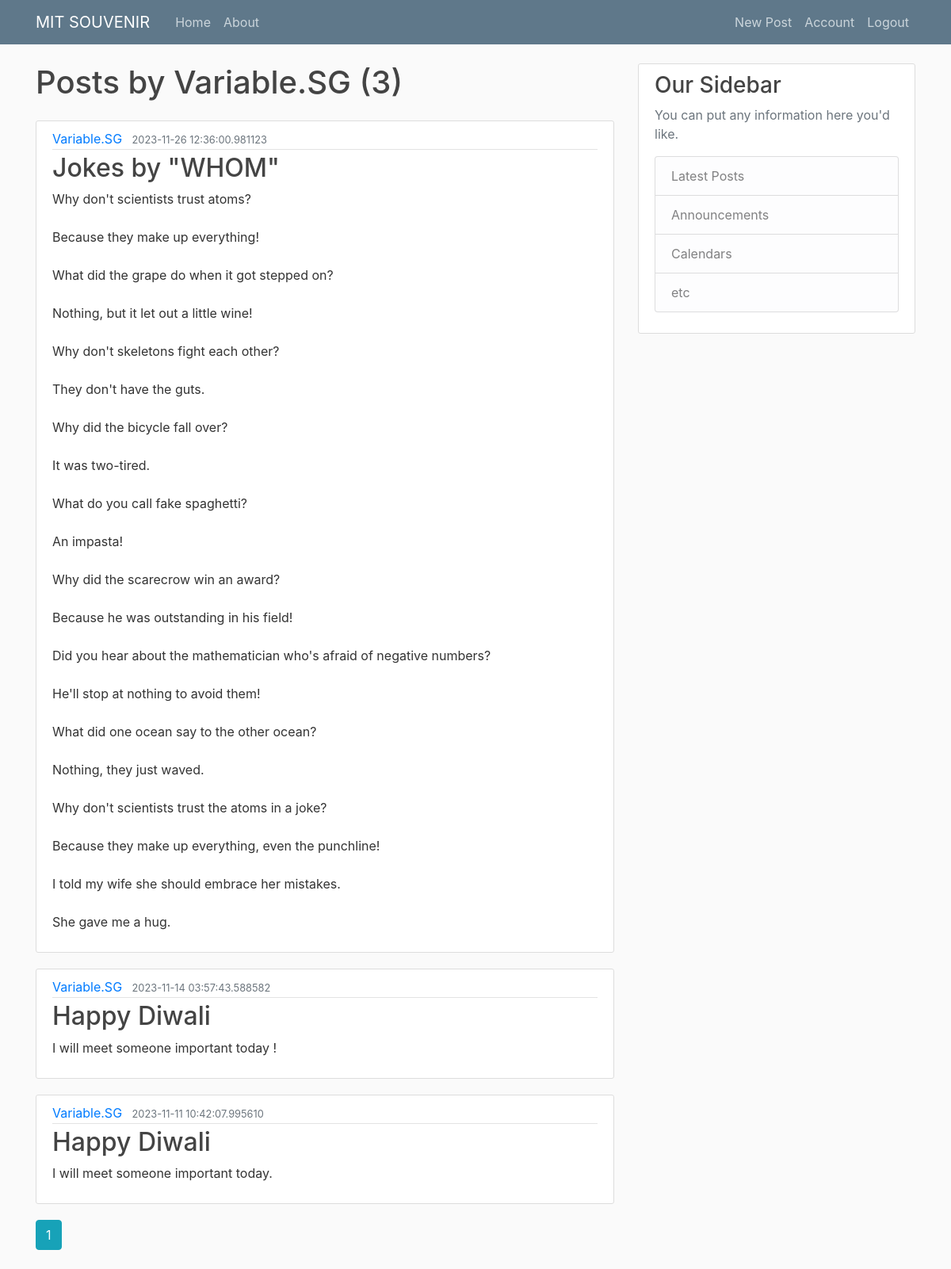
/user/Variable.SG (signed in), run on the app's committed database.
### app/models.py (models this page shows, shortened)
class User(db.Model, UserMixin):
    id = db.Column(db.Integer, primary_key=True)
    username = db.Column(db.String(20), unique=True, nullable=False)
    email = db.Column(db.String(120), unique=True, nullable=False)
    image_file = db.Column(db.String(20), nullable=False, default='default.jpg')
    password = db.Column(db.String(60), nullable=False)
    posts = db.relationship('Post', backref='author', lazy=True)
    def __repr__(self):
        return f"User('{self.username}', '{self.email}', '{self.image_file}')"

class Post(db.Model):
    id = db.Column(db.Integer, primary_key=True)
    title = db.Column(db.String(100), nullable=False)
    date_posted = db.Column(db.DateTime , nullable=False, default=datetime.utcnow)
    content = db.Column(db.Text, nullable=False)
    user_id = db.Column(db.Integer, db.ForeignKey('user.id'), nullable=False)

### app/routes.py (the view)
@app.route("/user/<string:username>")
def user_posts(username):
    page = request.args.get('page', 1, type=int)
    user = User.query.filter_by(username=username).first_or_404()
    posts = Post.query.filter_by(author=user)\
        .order_by(Post.date_posted.desc())\
        .paginate(page=page, per_page=5)
    return render_template('user_posts.html', posts=posts, user=user)

### app/models.py (called while the page is built)
@login_manager.user_loader
def load_user(user_id):
    return User.query.get(int(user_id))

### app/templates/user_posts.html
{% extends "layout.html" %}
{% block content %}
    <h1 class="mb-4"> Posts by {{ user.username }} ({{ posts.total }})</h1>
    {% for post in posts.items %}
    <article class="media content-section">
        <div class="media-body">
          <div class="article-metadata">
            <a class="mr-2" href="{{ url_for('user_posts',username=post.author.username) }}">{{ post.author.username }}</a>
            <small class="text-muted">{{ post.date_posted }}</small>
          </div>
          <h2><a class="article-title" href="#">{{ post.title }}</a></h2>
          <p class="article-content">{{ post.content }}</p>
        </div>
    </article>
    {% endfor %}
    {% for page_num in posts.iter_pages( left_edge=1 , right_edge=1 , left_current=1 , right_current=2) %}
      {% if page_num %}
        {% if posts.page == page_num %}
          <a class="btn btn-info mb-4" href="{{ url_for('user_posts',username=user.username,page=page_num) }}" > {{ page_num }}</a>
          {% else %}
            <a class="btn btn-outline-info mb-4" href="{{ url_for('user_posts', username=user.username, page=page_num) }}" > {{ page_num }}</a>
        {% endif %}
          {% else %}
            ...
      {% endif %}
    {% endfor %}
{% endblock content %}

### app/static/main.css (style rules this page uses)
body { background: #fafafa; color: #333333; margin-top: 5rem; }
h1, h2, h3, h4, h5, h6 { color: #444444; }
.content-section { background: #ffffff; padding: 10px 20px; border: 1px solid #dddddd; border-radius: 3px; margin-bottom: 20px; }
.article-title { color: #444444; }
.article-content { white-space: pre-line; }
.article-metadata { padding-bottom: 1px; margin-bottom: 4px; border-bottom: 1px solid #e3e3e3 }

### data on the page
User: username "Variable.SG"
Post: author.username "Variable.SG", date_posted "2023-11-26 12:36:00.981123", title "Jokes by \"WHOM\"", content "Why don't scientists trust atoms? Because they make up everything! What did the grape do when it got stepped on? Nothing, but it let out a little wine! Why don't skeletons fight each other? They don't have the guts. Why did the bicycle fall over? It was two-tired. What do you call fake spaghetti? An impasta! Why did the scarecrow win an award? Because he was outstanding in his field! Did you hear about the mathematician who's afraid of negative numbers? He'll stop at nothing to avoid them! What did one ocean say to the other ocean? Nothing, they just waved. Why don't scientists trust the atoms in a joke? Because they make up everything, even the punchline! I told my wife she should embrace…"
Post: author.username "Variable.SG", date_posted "2023-11-14 03:57:43.588582", title "Happy Diwali", content "I will meet someone important today !"
Post: author.username "Variable.SG", date_posted "2023-11-11 10:42:07.995610", title "Happy Diwali", content "I will meet someone important today."

### other printed values
{{ posts.total }} "3"
{{ page_num }} "1"
